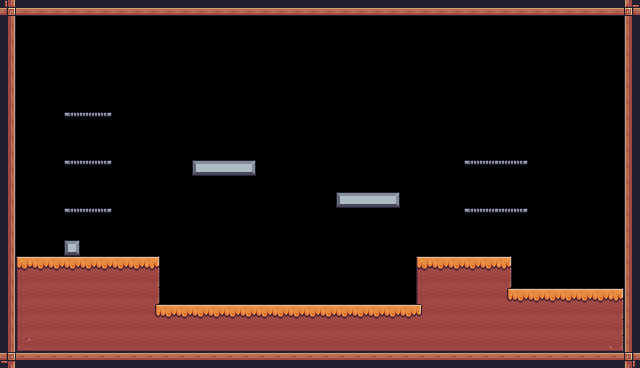

The image is a tile-based game level rendered from a .tmx file. Its description and complete source (layers, tilesets, objects, tile grids) follow:
An orthogonal 40x23 tile map with 16x16 px tiles, 1 tile layer (Background) and 38 objects (11x Fruit, 5x Platform, 4x deathZone, 3x Radish, 2x Saw, ...).

<map version="1.10" tiledversion="1.11.2" orientation="orthogonal" renderorder="right-down" width="40" height="23" tilewidth="16" tileheight="16" infinite="0" nextlayerid="4" nextobjectid="56">
 <tileset firstgid="1" source="Pixel Adventure.tsx" />
 <layer id="1" name="Background" width="40" height="23">
  <properties>
   <property name="BackgroundColor" value="Blue" />
  </properties>
  <data encoding="csv">
135,134,134,134,134,134,134,134,134,134,134,134,134,134,134,134,134,134,134,134,134,134,134,134,134,134,134,134,134,134,134,134,134,134,134,134,134,134,134,133,
113,0,0,0,0,0,0,0,0,0,0,0,0,0,0,0,0,0,0,0,0,0,0,0,0,0,0,0,0,0,0,0,0,0,0,0,0,0,0,111,
113,0,0,0,0,0,0,0,0,0,0,0,0,0,0,0,0,0,0,0,0,0,0,0,0,0,0,0,0,0,0,0,0,0,0,0,0,0,0,111,
113,0,0,0,0,0,0,0,0,0,0,0,0,0,0,0,0,0,0,0,0,0,0,0,0,0,0,0,0,0,0,0,0,0,0,0,0,0,0,111,
113,0,0,0,0,0,0,0,0,0,0,0,0,0,0,0,0,0,0,0,0,0,0,0,0,0,0,0,0,0,0,0,0,0,0,0,0,0,0,111,
113,0,0,0,0,0,0,0,0,0,0,0,0,0,0,0,0,0,0,0,0,0,0,0,0,0,0,0,0,0,0,0,0,0,0,0,0,0,0,111,
113,0,0,0,0,0,0,0,0,0,0,0,0,0,0,0,0,0,0,0,0,0,0,0,0,0,0,0,0,0,0,0,0,0,0,0,0,0,0,111,
113,0,0,0,62,63,64,0,0,0,0,0,0,0,0,0,0,0,0,0,0,0,0,0,0,0,0,0,0,0,0,0,0,0,0,0,0,0,0,111,
113,0,0,0,0,0,0,0,0,0,0,0,0,0,0,0,0,0,0,0,0,0,0,0,0,0,0,0,0,0,0,0,0,0,0,0,0,0,0,111,
113,0,0,0,0,0,0,0,0,0,0,0,0,0,0,0,0,0,0,0,0,0,0,0,0,0,0,0,0,0,0,0,0,0,0,0,0,0,0,111,
113,0,0,0,62,63,64,0,0,0,0,0,101,102,102,103,0,0,0,0,0,0,0,0,0,0,0,0,0,62,63,63,64,0,0,0,0,0,0,111,
113,0,0,0,0,0,0,0,0,0,0,0,0,0,0,0,0,0,0,0,0,0,0,0,0,0,0,0,0,0,0,0,0,0,0,0,0,0,0,111,
113,0,0,0,0,0,0,0,0,0,0,0,0,0,0,0,0,0,0,0,0,101,102,102,103,0,0,0,0,0,0,0,0,0,0,0,0,0,0,111,
113,0,0,0,62,63,64,0,0,0,0,0,0,0,0,0,0,0,0,0,0,0,0,0,0,0,0,0,0,62,63,63,64,0,0,0,0,0,0,111,
113,0,0,0,0,0,0,0,0,0,0,0,0,0,0,0,0,0,0,0,0,0,0,0,0,0,0,0,0,0,0,0,0,0,0,0,0,0,0,111,
113,0,0,0,123,0,0,0,0,0,0,0,0,0,0,0,0,0,0,0,0,0,0,0,0,0,0,0,0,0,0,0,0,0,0,0,0,0,0,111,
113,95,96,96,96,96,96,96,96,97,0,0,0,0,0,0,0,0,0,0,0,0,0,0,0,0,95,96,96,96,96,97,0,0,0,0,0,0,0,111,
113,117,118,118,118,118,118,118,118,119,0,0,0,0,0,0,0,0,0,0,0,0,0,0,0,0,117,118,118,118,118,119,0,0,0,0,0,0,0,111,
113,117,118,118,118,118,118,118,118,119,0,0,0,0,0,0,0,0,0,0,0,0,0,0,0,0,117,118,118,118,118,120,96,96,96,96,96,96,97,111,
113,117,118,118,118,118,118,118,118,120,96,96,96,96,96,96,96,96,96,96,96,96,96,96,96,96,121,118,118,118,118,118,118,118,118,118,118,118,119,111,
113,117,118,118,118,118,118,118,118,118,118,118,118,118,118,118,118,118,118,118,118,118,118,118,118,118,118,118,118,118,118,118,118,118,118,118,118,118,119,111,
113,139,140,140,140,140,140,140,140,140,140,140,140,140,140,140,140,140,140,140,140,140,140,140,140,140,140,140,140,140,140,140,140,140,140,140,140,140,141,111,
91,90,90,90,90,90,90,90,90,90,90,90,90,90,90,90,90,90,90,90,90,90,90,90,90,90,90,90,90,90,90,90,90,90,90,90,90,90,90,89
</data>
 </layer>
 <objectgroup id="2" name="SpawnPoints">
  <object id="21" name="Bananas" type="Fruit" x="80" y="80" width="32" height="32" />
  <object id="22" name="Orange" type="Fruit" x="80" y="128" width="32" height="32" />
  <object id="23" name="Apple" type="Fruit" x="80" y="176" width="32" height="32" />
  <object id="24" name="Cherries" type="Fruit" x="192" y="128" width="32" height="32" />
  <object id="25" name="Cherries" type="Fruit" x="224" y="128" width="32" height="32" />
  <object id="26" name="Cherries" type="Fruit" x="208" y="96" width="32" height="32" />
  <object id="27" name="Cherries" type="Fruit" x="336" y="160" width="32" height="32" />
  <object id="28" name="Cherries" type="Fruit" x="368" y="160" width="32" height="32" />
  <object id="29" name="Cherries" type="Fruit" x="352" y="128" width="32" height="32" />
  <object id="30" name="Kiwi" type="Fruit" x="480" y="128" width="32" height="32" />
  <object id="31" name="Kiwi" type="Fruit" x="480" y="176" width="32" height="32" />
  <object id="38" name="Player" type="Player" x="241.333" y="272" width="27" height="30" />
  <object id="39" type="Saw" x="208" y="128" width="32" height="32">
   <properties>
    <property name="isVertical" type="bool" value="false" />
    <property name="offNeg" type="float" value="9" />
    <property name="offPos" type="float" value="4" />
   </properties>
  </object>
  <object id="40" type="Saw" x="352" y="176" width="32" height="32">
   <properties>
    <property name="isVertical" type="bool" value="true" />
    <property name="offNeg" type="float" value="2" />
    <property name="offPos" type="float" value="5" />
   </properties>
  </object>
  <object id="48" type="deathZone" x="-48" y="368" width="736" height="48" />
  <object id="49" type="deathZone" x="-48" y="-48" width="736" height="48" />
  <object id="50" type="deathZone" x="-48" y="0" width="48" height="368" />
  <object id="51" type="deathZone" x="640" y="0" width="48" height="368" />
  <object id="52" type="Checkpoint" x="528" y="224" width="64" height="64">
   <properties>
    <property name="isLastLevel" type="bool" value="false" />
   </properties>
  </object>
  <object id="53" name="Radish" type="Radish" x="192" y="192" width="30" height="38">
   <properties>
    <property name="offNeg" type="float" value="6" />
    <property name="offPos" type="float" value="4" />
   </properties>
  </object>
  <object id="54" name="Radish" type="Radish" x="144" y="96" width="30" height="38">
   <properties>
    <property name="offNeg" type="float" value="7" />
    <property name="offPos" type="float" value="1" />
   </properties>
  </object>
  <object id="55" name="Radish" type="Radish" x="416" y="112" width="30" height="38">
   <properties>
    <property name="offNeg" type="float" value="7" />
    <property name="offPos" type="float" value="3" />
   </properties>
  </object>
 </objectgroup>
 <objectgroup id="3" name="Collisions" visible="0">
  <object id="7" x="0" y="16" width="16" height="352" />
  <object id="8" x="0" y="0" width="640" height="17.7778" />
  <object id="9" x="624" y="16" width="16" height="336" />
  <object id="10" x="16" y="352" width="624" height="16" />
  <object id="11" x="64" y="240" width="16" height="16" />
  <object id="12" x="16" y="256" width="144" height="96" />
  <object id="13" x="192" y="160" width="64" height="16" />
  <object id="14" x="336" y="192" width="64" height="16" />
  <object id="15" x="416" y="256" width="96" height="96" />
  <object id="33" x="512" y="288" width="112" height="64" />
  <object id="42" type="Platform" x="464" y="160" width="64" height="16">
   <properties>
    <property name="falls" type="bool" value="false" />
   </properties>
  </object>
  <object id="43" type="Platform" x="464" y="208" width="64" height="16">
   <properties>
    <property name="falls" type="bool" value="false" />
   </properties>
  </object>
  <object id="44" type="Platform" x="64" y="112" width="48" height="16">
   <properties>
    <property name="falls" type="bool" value="false" />
   </properties>
  </object>
  <object id="45" type="Platform" x="64" y="160" width="48" height="16">
   <properties>
    <property name="falls" type="bool" value="false" />
   </properties>
  </object>
  <object id="46" type="Platform" x="64" y="208" width="48" height="16">
   <properties>
    <property name="falls" type="bool" value="false" />
   </properties>
  </object>
  <object id="47" x="160" y="304" width="256" height="48" />
 </objectgroup>
</map>
